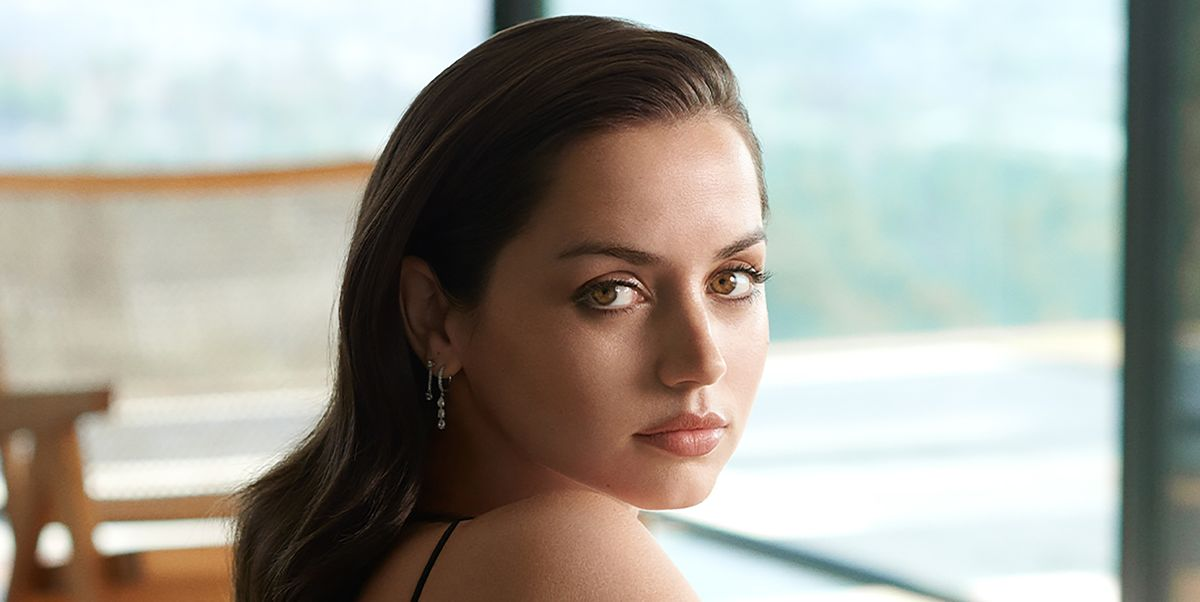
#> input picture opencv/assets/Photos/anna.jpg, 1200 x 602 px
$ python Essentials.py
#> lines starting #> are read from the running program, lines starting #| are printed output that depends on the picture; after the words box and inside, x2 and y2 are one past the last pixel; in counts of white or black regions, pixels touching at a corner belong together
import cv2 as cv

img = cv.imread("../assets/Photos/anna.jpg")
#> img is the input picture: shape (602, 1200, 3); mean B, G, R 153.9, 162.4, 163.8
cv.imshow("Anna", img)

# Converting to a grayscale image
gray = cv.cvtColor(img, cv.COLOR_BGR2GRAY)
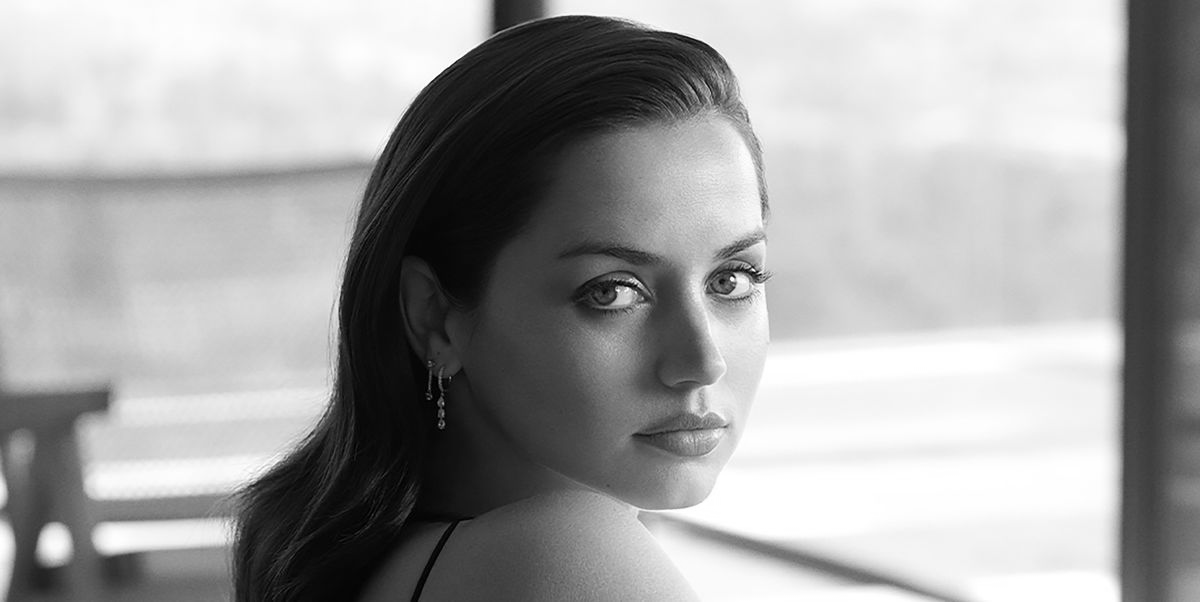
#> gray: shape (602, 1200); min 0, max 255, mean 161.8
cv.imshow("Gray", gray)

# Blur
blur = cv.GaussianBlur(img, (7, 7), cv.BORDER_DEFAULT)
cv.imshow("Blur", blur)

# Edge cascade - Canny edge detection
canny = cv.Canny(img, 125, 175)
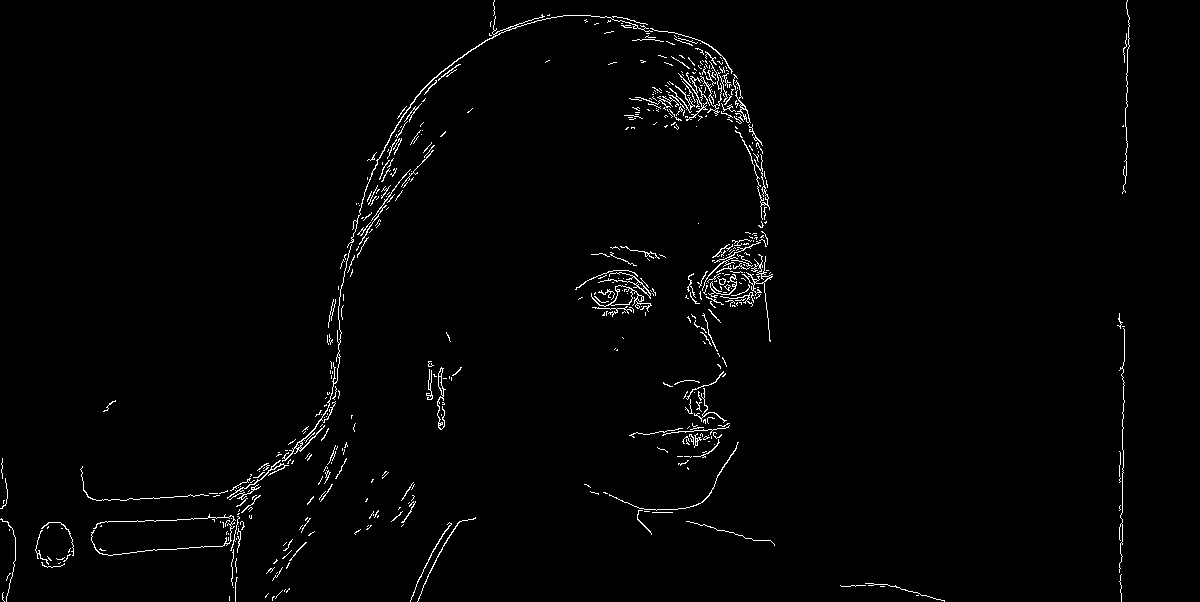
#> canny: shape (602, 1200); 1.6% white in thin lines or dots
cv.imshow("Canny edges", canny)

# Dialating the image
dilated = cv.dilate(canny, (7, 7), iterations=3)
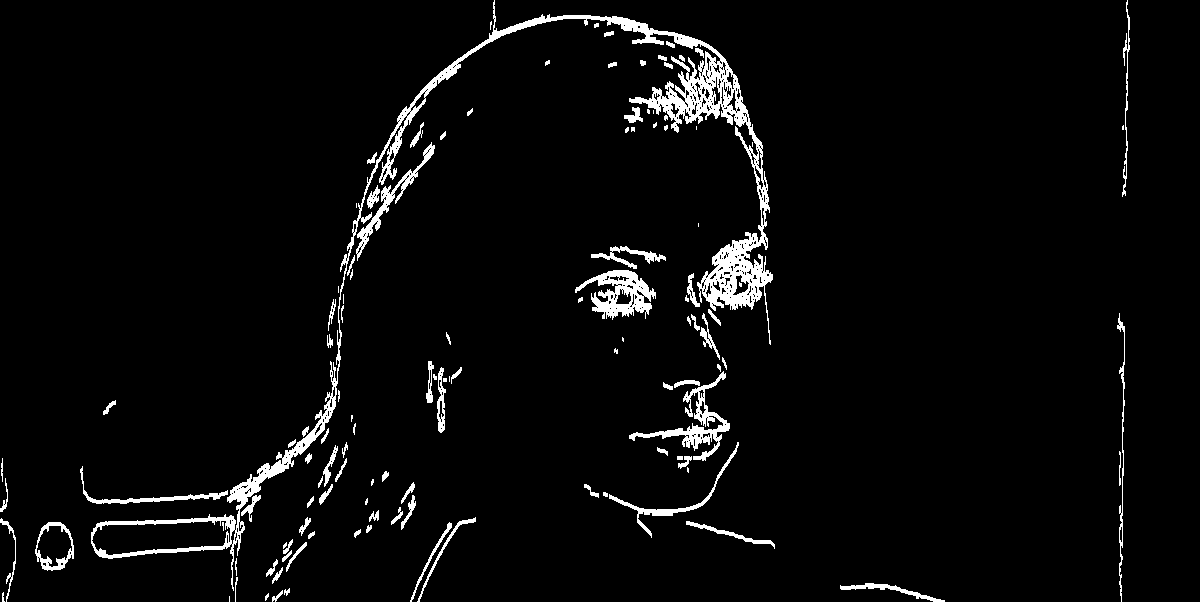
#> dilated: shape (602, 1200); 4% white; 121 white regions (33 under 20 px), largest, box (x1, y1, x2, y2) and area: (91, 0, 773, 591) 14433, (575, 270, 656, 320) 1833, (629, 371, 730, 461) 1682
cv.imshow("Dilated", dilated)

# Eroding the image
eroded = cv.erode(dilated, (7, 7), iterations=3)
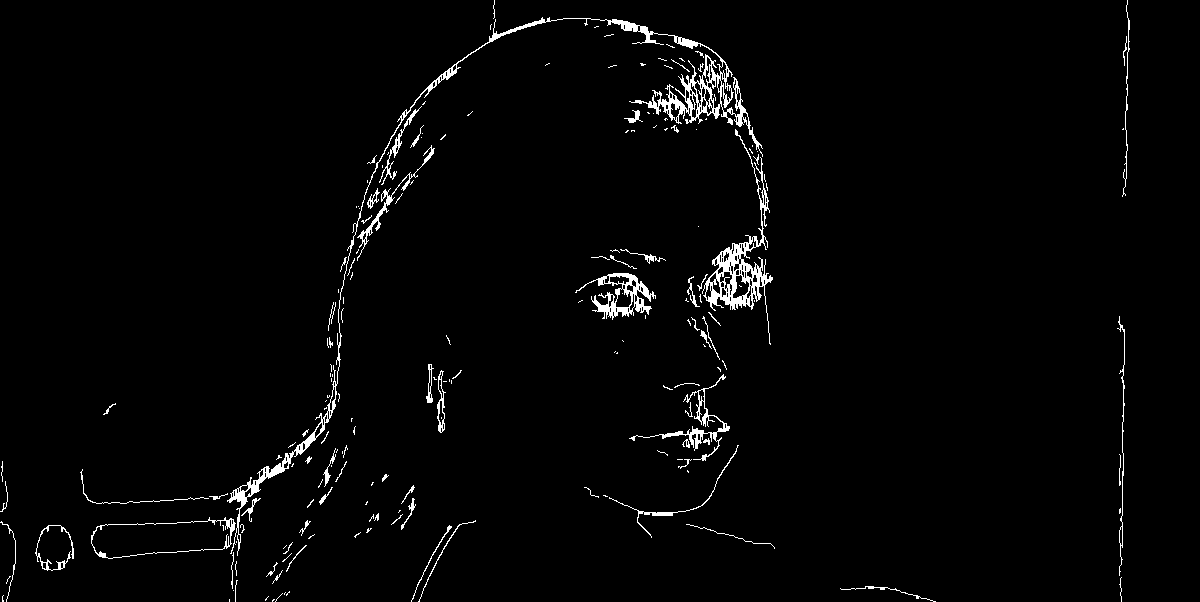
#> eroded: shape (602, 1200); 2.2% white in thin lines or dots
cv.imshow("Eroded", eroded)

# Resizing
resized = cv.resize(img, (500, 500), interpolation=cv.INTER_CUBIC)
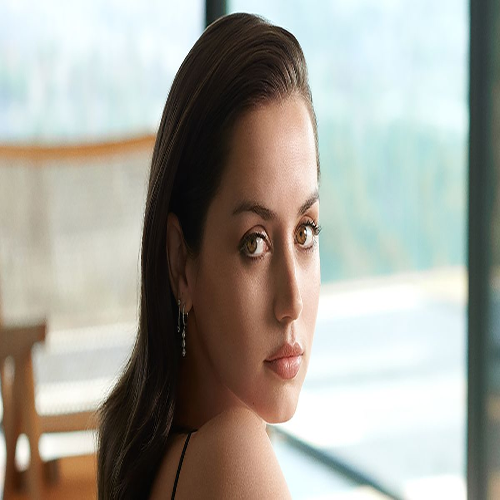
#> resized: shape (500, 500, 3); mean B, G, R 153.9, 162.4, 163.8
cv.imshow("Resized", resized)

# Cropping
cropped = img[50: 200, 200:400]
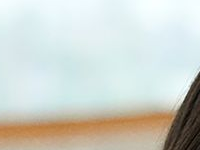
#> cropped: shape (150, 200, 3); mean B, G, R 203.7, 210.6, 206.3
cv.imshow("Cropped", cropped)

cv.waitKey(0)

$ run again, with opencv/assets/Photos/lake.jpg copied over opencv/assets/Photos/anna.jpg
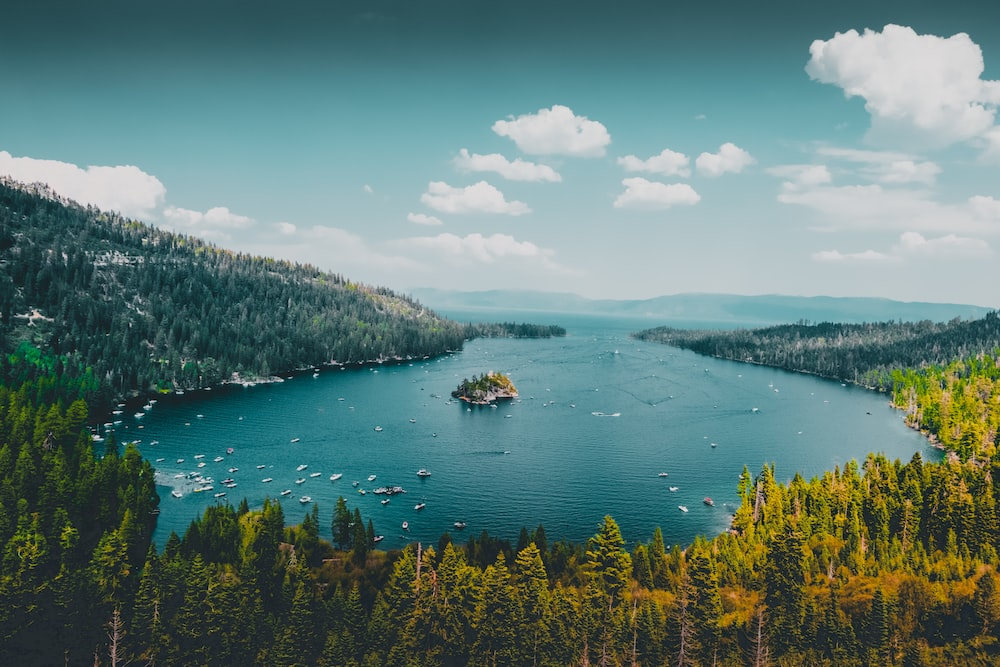
#> input picture opencv/assets/Photos/lake.jpg, 1000 x 667 px
#> img is the input picture: shape (667, 1000, 3); mean B, G, R 117.9, 122.8, 94.4
#> `canny = cv.Canny(img, 125, 175)`:
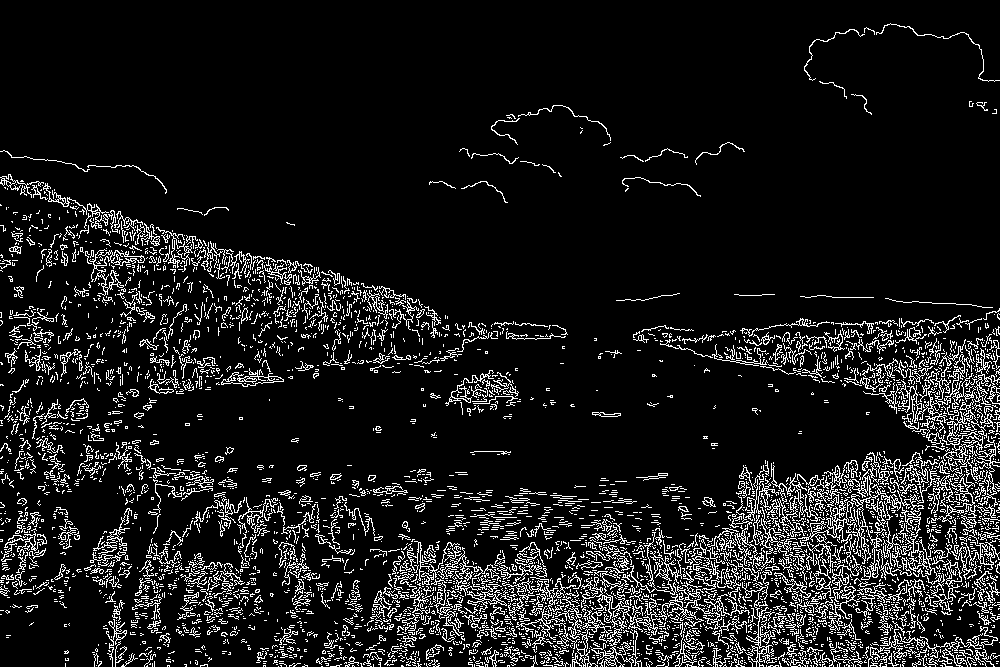
#> canny: shape (667, 1000); 10% white in thin lines or dots
#> dilated: shape (667, 1000); 24% white; 570 white regions (221 under 20 px), largest, box (x1, y1, x2, y2) and area: (367, 315, 1000, 667) 84360, (177, 495, 383, 638) 7238, (156, 227, 352, 373) 5713
#> eroded: shape (667, 1000); 15.6% white; 939 white regions (641 under 20 px), largest, box (x1, y1, x2, y2) and area: (367, 325, 1000, 667) 56245, (0, 177, 160, 330) 3210, (660, 321, 845, 386) 2036
#> `cropped = img[50: 200, 200:400]`:
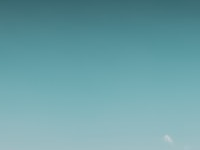
#> cropped: shape (150, 200, 3); mean B, G, R 166.2, 159.3, 108

$ run again, with opencv/assets/Photos/soccer_practice.jpg copied over opencv/assets/Photos/anna.jpg
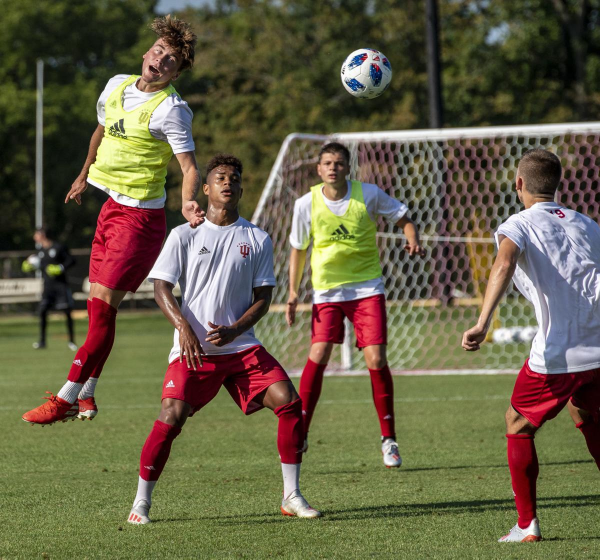
#> input picture opencv/assets/Photos/soccer_practice.jpg, 1200 x 1119 px (shown at 1/2 size)
#> img is the input picture: shape (1119, 1200, 3); mean B, G, R 70.9, 96, 102.6
#> `canny = cv.Canny(img, 125, 175)`:
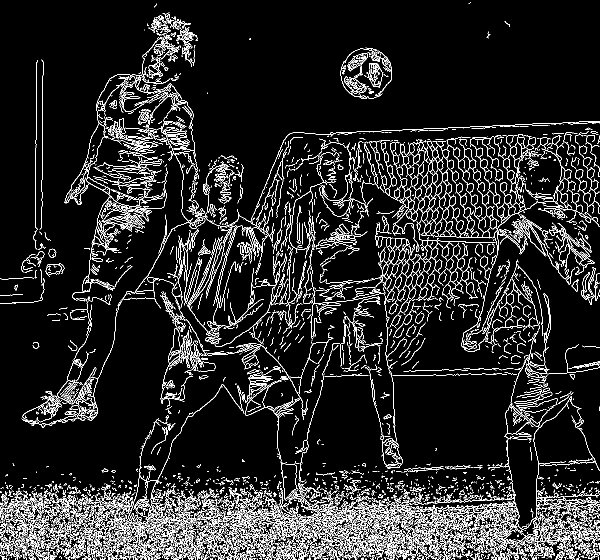
#> canny: shape (1119, 1200) (shown at 1/2 size); 9.6% white in thin lines or dots
#> dilated: shape (1119, 1200); 23.2% white; 636 white regions (248 under 20 px), largest, box (x1, y1, x2, y2) and area: (0, 25, 1200, 1119) 262946, (321, 582, 432, 831) 4692, (681, 95, 784, 201) 3836
#> eroded: shape (1119, 1200); 13.9% white; 1300 white regions (932 under 20 px), largest, box (x1, y1, x2, y2) and area: (0, 475, 1200, 1119) 87752, (129, 28, 1200, 624) 25696, (618, 269, 1200, 740) 20830
#> `cropped = img[50: 200, 200:400]`:
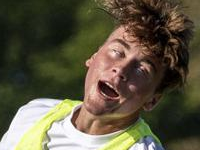
#> cropped: shape (150, 200, 3); mean B, G, R 65.1, 85.7, 92
